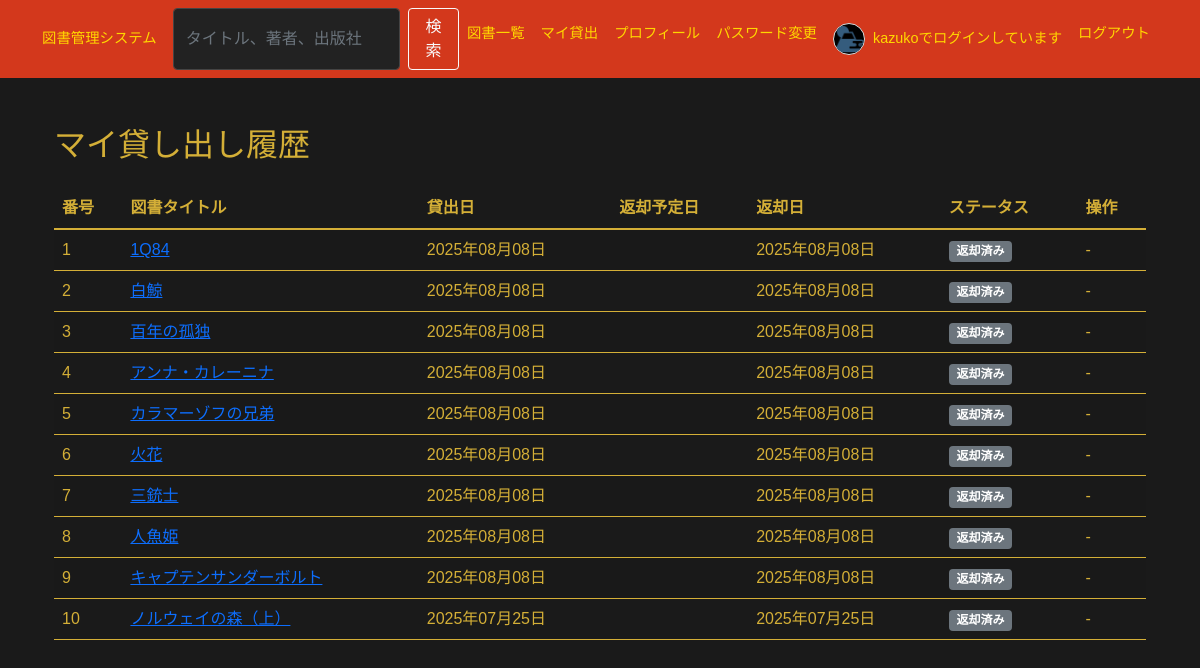
The page /my_rentals/ (signed in) on the database its author committed.
### book_management/models.py (models this page shows, shortened)
class Member(models.Model):
    MEMBERSHIP_TYPE_CHOICES = [
        ('regular', '一般会員'),
        ('student', '学生会員'),
        ('staff', 'スタッフ'),
        ('premium', 'プレミアム会員'),
    ]
    membership_level = models.CharField(
        max_length=10,
        choices=MEMBERSHIP_TYPE_CHOICES,
        default='regular',
        verbose_name='会員ランク',
    )
    member_id = models.AutoField(primary_key=True)
    user = models.OneToOneField(User, on_delete=models.CASCADE)
    phone_number = models.CharField(
        max_length=15,
        null=True,
        blank=True,
        help_text="電話番号（ハイフンなし）"
    )
    postal_code = models.CharField(
        max_length=8,
        null=True,
        blank=True,
        help_text="郵便番号"
    )
    address = models.TextField(
        null=True,
        blank=True,
        help_text="住所"
    )
    membership_type = models.CharField(
        max_length=20,
        choices=MEMBERSHIP_TYPE_CHOICES,
        default='regular'
    )
    membership_start_date = models.DateField(auto_now_add=True)
    membership_expity_date = models.DateField(null=True, blank=True)
    profile_image = models.ImageField(
        upload_to='member_profiles/',
        null=True,
        blank=True,
        help_text="プロフィール画像"
    )
    is_active = models.BooleanField(default=True)
    created_at = models.DateTimeField(auto_now_add=True)
    updated_at = models.DateTimeField(auto_now=True)

class Rental(models.Model):
    RENTAL_STATUS_CHOICES = [
        ('borrowed', '貸出中'),
        ('returned', '返却済み'),
        ('overdue', '延滞'),
    ]
    rental_id = models.AutoField(primary_key=True)
    book = models.ForeignKey(Book, on_delete=models.CASCADE)
    member = models.ForeignKey(Member, on_delete=models.CASCADE)
    rental_date = models.DateTimeField(auto_now_add=True)
    return_due_date = models.DateField()
    return_date = models.DateTimeField(null=True, blank=True)
    status = models.CharField(max_length=10, choices=RENTAL_STATUS_CHOICES, default='borrowed')
    fine_amount = models.DecimalField(max_digits=6, decimal_places=2, default=0.00)
    notes = models.TextField(null=True, blank=True)
    created_at = models.DateTimeField(auto_now_add=True)
    updated_at = models.DateTimeField(auto_now=True)

class Book(models.Model):
    book_id = models.AutoField(primary_key=True)
    isbn = models.CharField(max_length=13, unique=True, null=True,blank=True,help_text="ISBNコード（重複不可、空白不可）")
    title = models.CharField(max_length=200)
    author = models.CharField(max_length=100)
    publisher = models.CharField(max_length=200)
    publication_date = models.DateField()
    category = models.CharField(max_length=50, null=True, blank=True)
    cover_image = models.ImageField(
        upload_to='book_covers',
        null=True,
        blank=True,
        help_text="図書の表紙画像"
        )
    total_copies = models.PositiveIntegerField(default=1)
    available_copies = models.PositiveIntegerField(default=1)
    description = models.TextField(null=True, blank=True,help_text="図書の概要")
    average_rating = models.DecimalField(
        max_digits=3,
        decimal_places=2,
        default=0.00,
        help_text="平均評価"
    )
    review_count = models.PositiveIntegerField(default=0, help_text="レビュー数")
    created_at = models.DateTimeField(auto_now_add=True)
    updated_at = models.DateTimeField(auto_now=True)

### book_management/views.py (the view)
# urls.py: path('my_rentals/', views.my_rentals, name='my_rentals'),
@login_required
def my_rentals(request):
    try:
        member = Member.objects.get(user=request.user)
        rentals = Rental.objects.filter(member=member).order_by('-rental_date')
        context = {
            'rentals': rentals,
        }
        return render(request, 'book_management/my_rentals.html', context)
    except Member.DoesNotExist:
        messages.error(request, '会員登録が必要です。')
        return redirect('book_management:index') # ここを修正

### templates/book_management/my_rentals.html (shortened to what this page needs)
{% extends 'base.html' %}
{% load django_bootstrap5 %}
{% block content %}
<div class="container mt-5">
    <h2 class="mb-4 text-gold">マイ貸し出し履歴</h2>
    {% if rentals %}
        <div class="table-responsive">
            <table class="table table-striped table-hover table-gold">
                <thead>
                    <tr>
                        <th>番号</th>
                        <th>図書タイトル</th>
                        <th>貸出日</th>
                        <th>返却予定日</th>
                        <th>返却日</th>
                        <th>ステータス</th>
                        <th>操作</th>
                    </tr>
                </thead>
                <tbody>
                    {% for rental in rentals %}
                    <tr>
                        <td>{{ forloop.counter }}</td>
                        <td><a href="{% url 'book_management:book_detail' rental.book.pk %}">{{ rental.book.title }}</a></td>
                        <td>{{ rental.rental_date|date:"Y年m月d日" }}</td>
                        <td>{{ rental.due_date|date:"Y年m月d日" }}</td>
                        <td>
                            {% if rental.return_date %}
                                {{ rental.return_date|date:"Y年m月d日" }}
                            {% else %}
                                貸出中
                            {% endif %}
                        </td>
                        <td>
                            {% if rental.return_date %}
                                <span class="badge bg-secondary">返却済み</span>
                            {% elif rental.due_date < today %}
                                <span class="badge bg-danger">延滞中</span>
                            {% else %}
                                <span class="badge bg-primary">貸出中</span>
                            {% endif %}
                        </td>
                        <td>
                            {% if not rental.return_date %}
                                <a href="{% url 'book_management:return_book' rental.book.pk %}" class="btn btn-success btn-sm">返却する</a>
                            {% else %}
                                -
                            {% endif %}
                        </td>
                    </tr>
                    {% endfor %}
                </tbody>
            </table>
        </div>
    {% else %}
        <div class="alert alert-info" role="alert">
            現在、貸し出し中の図書はありません。
        </div>
    {% endif %}
</div>
{% endblock %}

### templates/base.html (shortened to what this page needs)
<!DOCTYPE html>
<html lang="ja">
<head>
    <link href="https://cdn.jsdelivr.net/npm/bootstrap@5.1.3/dist/css/bootstrap.min.css" rel="stylesheet">
</head>
<body>
    <nav class="navbar navbar-expand-lg navbar-dark">
        <div class="container">
            <a class="navbar-brand" href="{% url 'book_management:index' %}">図書管理システム</a>
            <form class="d-flex" action="{% url 'book_management:search_books' %}" method="get">
                <input class="form-control me-2" type="search" placeholder="タイトル、著者、出版社" aria-label="Search" name="q" value="{{ request.GET.q|default:'' }}">
                <button class="btn btn-outline-light" type="submit">検索</button>
            </form>
            <div class="navbar-nav ms-auto">
                <a class="nav-link" href="{% url 'book_management:book_list' %}">図書一覧</a>
                {% if user.is_authenticated %}
                    <a class="nav-link" href="{% url 'book_management:my_rentals' %}">マイ貸出</a>
                    <a class="nav-link" href="{% url 'book_management:profile' %}">プロフィール</a>
                    <a class="nav-link" href="{% url 'accounts:password_change' %}">パスワード変更</a>
                    <span class="nav-link active d-flex align-items-center">
                        {% if user.member and user.member.profile_image %}
                            <img src="{{ user.member.profile_image.url }}" alt="{{ user.username }}のプロフィール画像" class="profile-icon">
                        {% else %}
                            <img src="/placeholder.svg?height=32&width=32&text=👤" alt="デフォルトアイコン" class="profile-icon">
                        {% endif %}
                        {{ user.username }}でログインしています
                    </span>
                    <a href="{% url 'logout' %}" class="nav-link active">ログアウト</a>
                {% else %}
                    <a href="{% url 'login' %}" class="nav-link active">ログイン</a>
                    <a href="{% url 'accounts:signup' %}" class="nav-link active">新規登録</a>
                {% endif %}
            </div>
        </div>
    </nav>
    <div class="container mt-4">
        {% block content %}
        {% endblock %}
    </div>
</body>
</html>

### templates/base.html (style rules this page uses)
span { color: var(--text-color); }
.profile-icon { width: 32px; height: 32px; border-radius: 50%; object-fit: cover; margin-right: 8px; border: 1px solid #ddd; background-color: #000; }
:root { --primary-color: #d3381c; --primary-color-dark: #b02e17; --secondary-color: #ffd700; --secondary-color-dark: #e6b800; --text-color: #ffd700; --background-color: #1a1a1a; --white-color: #fff; --border-color: #444; }
body { font-family: 'Arial', sans-serif; color: var(--text-color); background-color: var(--background-color); }
.navbar { background-color: var(--primary-color) !important; }
.navbar-brand, .nav-link { color: var(--secondary-color) !important; }
.navbar .nav-link, .navbar .navbar-brand { font-size: 0.9rem; white-space: nowrap; }
.form-control { background-color: #222; color: var(--text-color); border: 1px solid var(--border-color); }
.text-gold { color: #d4af37 !important; }
.table-gold { background-color: #1a1a1a; color: #d4af37 !important; }
.table-gold th, .table-gold td { border-color: #d4af37; color: #d4af37 !important; }

### rows shown on the page
Rental: book "1Q84", rental_date "2025年08月08日", return_date "2025年08月08日", shows "返却済み"
Rental: book "白鯨", rental_date "2025年08月08日", return_date "2025年08月08日", shows "返却済み"
Rental: book "百年の孤独", rental_date "2025年08月08日", return_date "2025年08月08日", shows "返却済み"
Rental: book "アンナ・カレーニナ", rental_date "2025年08月08日", return_date "2025年08月08日", shows "返却済み"
Rental: book "カラマーゾフの兄弟", rental_date "2025年08月08日", return_date "2025年08月08日", shows "返却済み"
Rental: book "火花", rental_date "2025年08月08日", return_date "2025年08月08日", shows "返却済み"
Rental: book "三銃士", rental_date "2025年08月08日", return_date "2025年08月08日", shows "返却済み"
Rental: book "人魚姫", rental_date "2025年08月08日", return_date "2025年08月08日", shows "返却済み"
Rental: book "キャプテンサンダーボルト", rental_date "2025年08月08日", return_date "2025年08月08日", shows "返却済み"
Rental: book "ノルウェイの森（上）", rental_date "2025年07月25日", return_date "2025年07月25日", shows "返却済み"

### other values the page prints
{{ user.username }} "kazuko"
